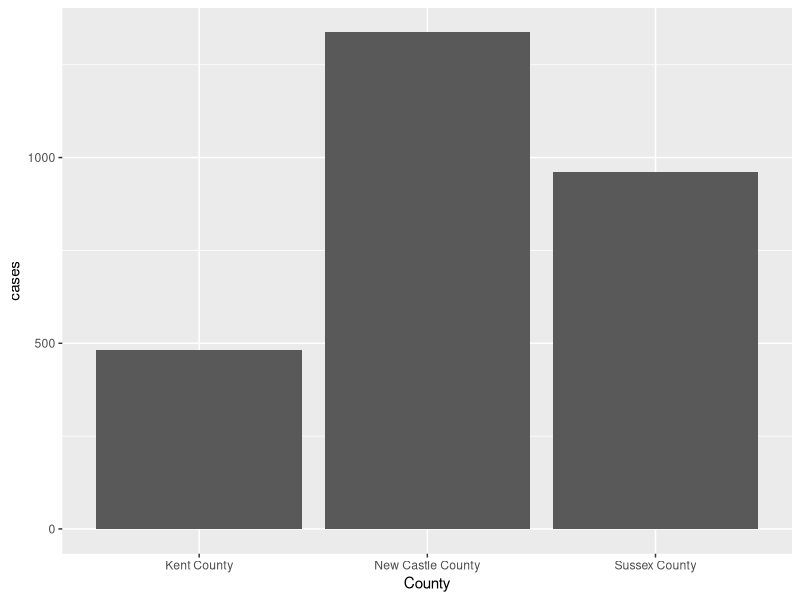
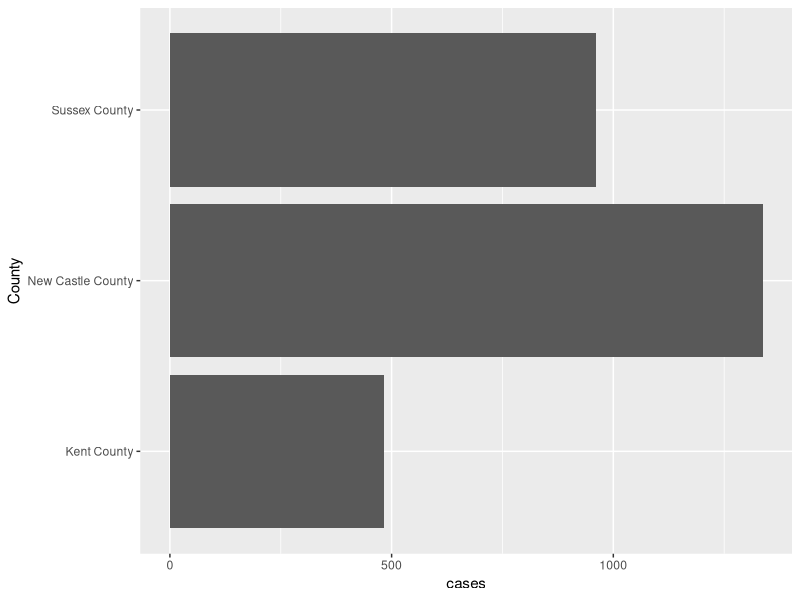
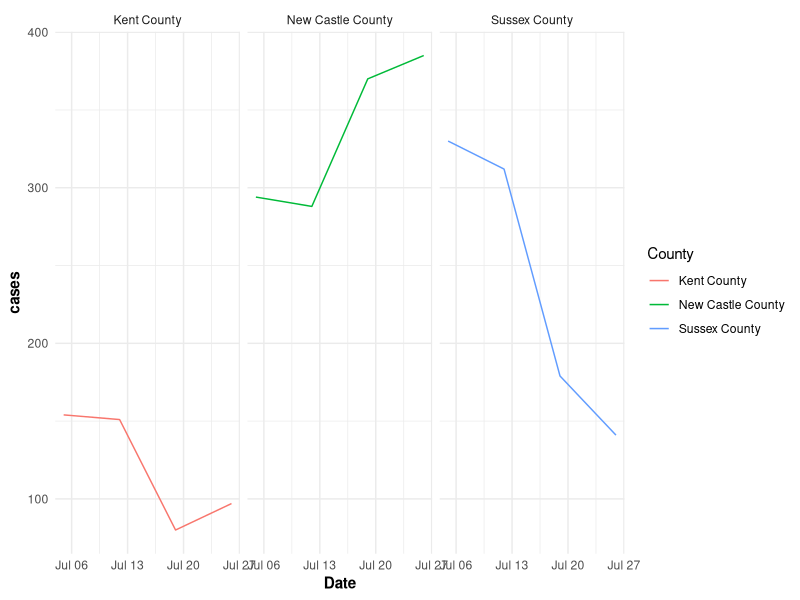

Write the R code that produced these figures, in order.
## ---- chunk 1
knitr::opts_chunk$set(echo = TRUE)
## ---- chunk 2
library(tidyverse)
library(here)
## ---- chunk 3
covid_data <- read_csv(here::here("weekly_data_lat_long.csv"))
## ---- chunk 4
covid_data

# dataframe
# tibble
## ---- chunk 5
str(covid_data)
## ---- chunk 6
glimpse(covid_data)
## ---- chunk 7
summary(covid_data)
## ---- chunk 8
filter(select(covid_data, GEOID, cases), cases == 0)

select(covid_data, GEOID, cases)
## ---- chunk 9
View(covid_data)
## ---- chunk 10
covid_data %>% 
  select(GEOID, cases) %>%
  filter(cases > 10)
## ---- chunk 11
july_dates <- as.Date(c("2020-07-05", "2020-07-12", "2020-07-19", "2020-07-26"))

covid_data %>% 
  filter(Date %in% july_dates)
## ---- chunk 12
seq.Date(from = as.Date("2020-07-01"),
         to = as.Date("2020-07-31"),
         by = "days")
## ---- chunk 13
july_covid_cases <- 
  covid_data %>% 
  filter(between(Date, as.Date("2020-07-01"), as.Date("2020-07-31")))

july_covid_cases %>% 
  group_by(County) %>% 
  summarize(cases = sum(cases)) %>% 
  ungroup() %>% 
  arrange(desc(cases))
## ---- chunk 14
july_covid_cases %>% 
  group_by(County) %>% 
  summarize(tract_dates = n()) %>% 
  ungroup() %>% 
  arrange(desc(tract_dates))
## ---- chunk 15
july_covid_cases %>% 
  count(County, sort = T)
## ---- chunk 16
july_covid_cases %>% 
  group_by(County) %>% 
  summarize(cases = sum(cases)) %>% 
  ungroup() %>% 
  arrange(desc(cases)) %>% 
  ggplot(aes(x = County,
             y = cases)) +
  geom_col()
## ---- chunk 17
july_covid_cases %>% 
  group_by(County) %>% 
  summarize(cases = sum(cases)) %>% 
  ungroup() %>% 
  arrange(desc(cases)) %>% 
  ggplot(aes(x = cases, 
             y = County)) +
  geom_col()
## ---- chunk 18
july_covid_cases %>% 
  group_by(County, Date) %>% 
  summarize(cases = sum(cases)) %>% 
  ungroup() %>% 
  ggplot(aes(x = Date,
             y = cases,
             color = County)) +
  geom_line() +
  facet_wrap(~ County, ncol = 3) +
  theme_minimal() +
  theme(axis.title = element_text(face = "bold"))
